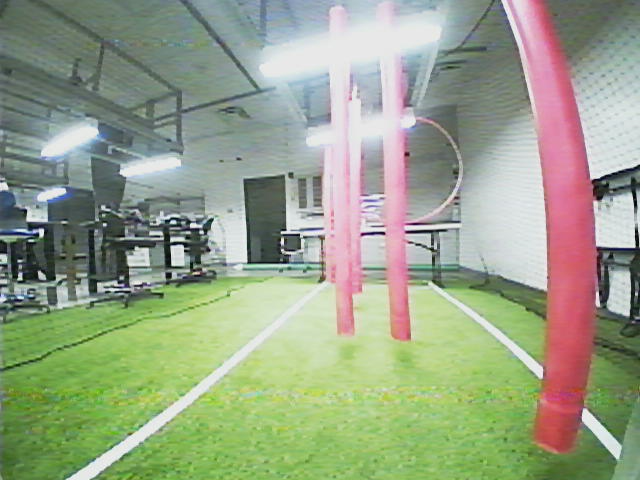
#> input picture wheresthered.png, 640 x 480 px
$ python image_process_test.py
#> lines starting #> are read from the running program, lines starting #| are printed output that depends on the picture; after the words box and inside, x2 and y2 are one past the last pixel; in counts of white or black regions, pixels touching at a corner belong together
import cv2

def red_filter(frame):
    hsv_frame = cv2.cvtColor(frame, cv2.COLOR_BGR2HSV)
    #      h s v
    llb = (0,3,0)
    ulb = (20,40,255)
    lb = (120, 3, 0)
    ub = (180, 255, 255)

    lowreds = cv2.inRange(hsv_frame, llb, ulb)
    highreds = cv2.inRange(hsv_frame, lb, ub)
    res = cv2.bitwise_or(lowreds, highreds)

    return res


frame = cv2.imread('wheresthered.png')
#> frame is the input picture: shape (480, 640, 3); mean B, G, R 136.4, 162, 151.6
while(True):
    blurred = cv2.GaussianBlur(frame,(7,7),0)
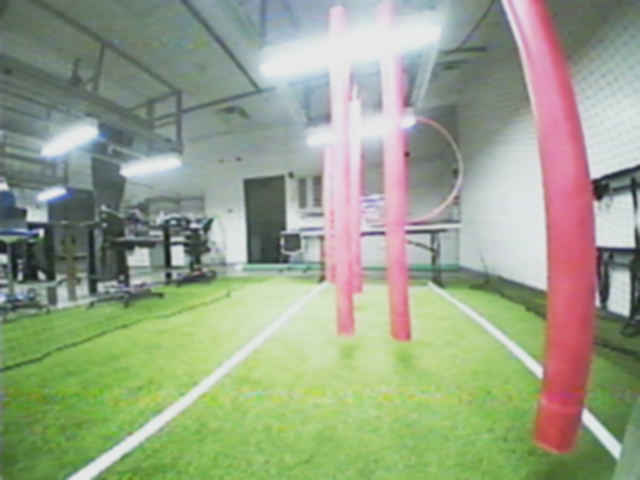
#> blurred: shape (480, 640, 3); mean B, G, R 136.4, 162, 151.6
    # dst = cv2.fastNlMeansDenoisingColored(frame,None,7,7,7,21)
    cv2.imshow('frame',frame)
    cv2.imshow('blurredimg',blurred)
    # cv2.imshow('denoised',dst)


    hsv_frame_gauss = red_filter(blurred)
#> in red_filter, `hsv_frame = cv2.cvtColor(frame, cv2.COLOR_BGR2HSV)`: hsv_frame: shape (480, 640, 3); mean H, S, V 75.7, 61.9, 171.4
#> in red_filter, `lowreds = cv2.inRange(hsv_frame, llb, ulb)`:
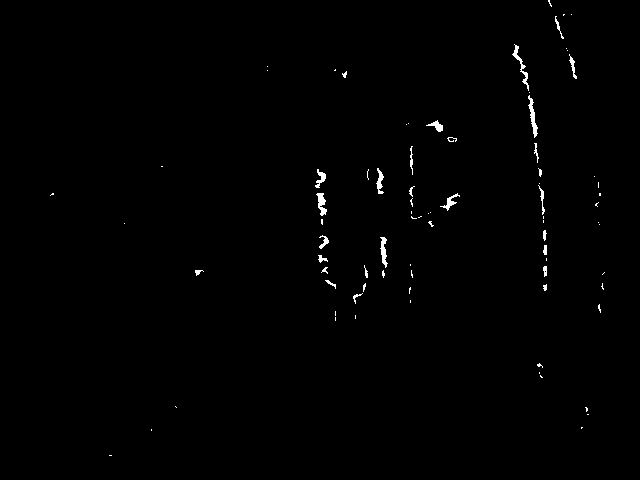
#> lowreds: shape (480, 640); 0.64% white; 82 white regions (54 under 20 px), largest, box (x1, y1, x2, y2) and area: (528, 95, 538, 138) 163, (512, 44, 529, 91) 156, (316, 193, 327, 216) 135
#> in red_filter, `highreds = cv2.inRange(hsv_frame, lb, ub)`:
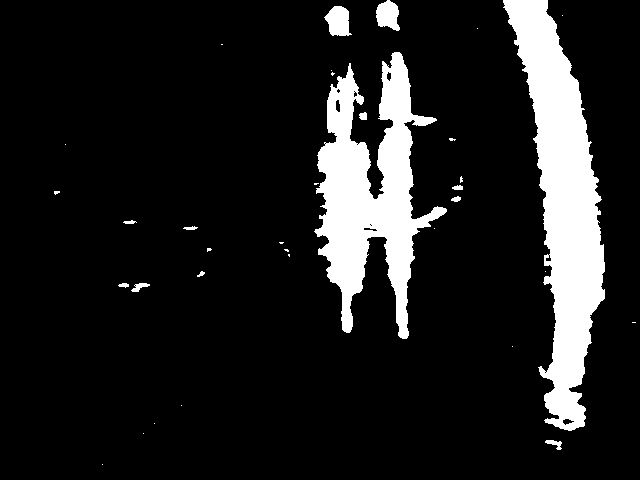
#> highreds: shape (480, 640); 12.4% white; 35 white regions (22 under 20 px), largest, box (x1, y1, x2, y2) and area: (503, 0, 605, 431) 19793, (314, 52, 447, 339) 16530, (324, 6, 352, 36) 589
#> in red_filter, `res = cv2.bitwise_or(lowreds, highreds)`:
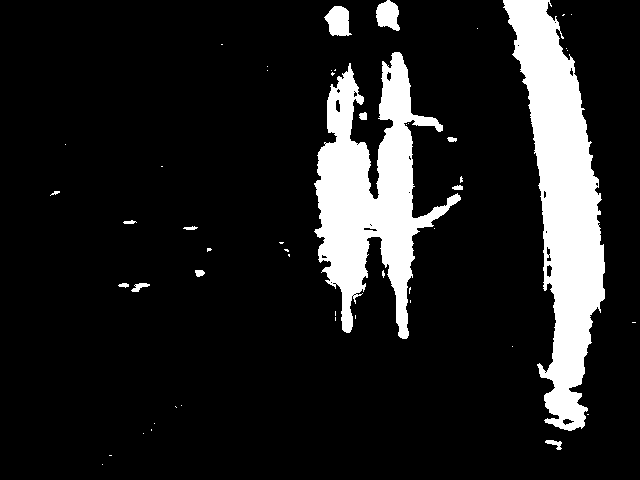
#> res: shape (480, 640); 13% white; 51 white regions (37 under 20 px), largest, box (x1, y1, x2, y2) and area: (503, 0, 605, 431) 20571, (314, 52, 461, 339) 17630, (324, 6, 352, 36) 589
    # hsv_frame_denoise = red_filter(dst)
    orig_res = red_filter(frame)
#> in red_filter (call 2), `hsv_frame = cv2.cvtColor(frame, cv2.COLOR_BGR2HSV)`: hsv_frame: shape (480, 640, 3); mean H, S, V 75.5, 63.1, 171.6
#> in red_filter (call 2), `lowreds = cv2.inRange(hsv_frame, llb, ulb)`:
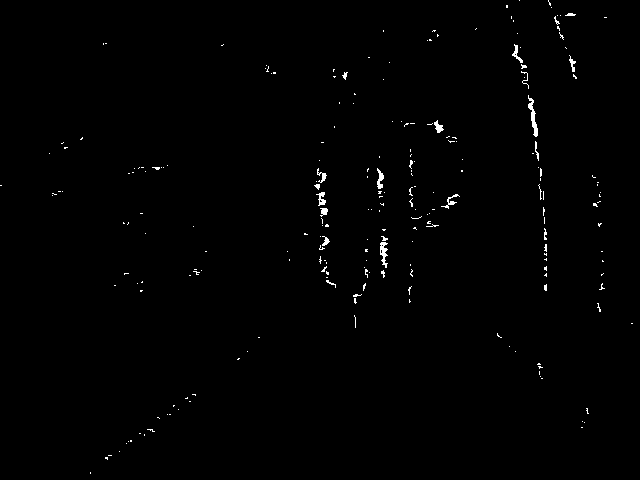
#> lowreds: shape (480, 640); 0.66% white in thin lines or dots
#> in red_filter (call 2), `highreds = cv2.inRange(hsv_frame, lb, ub)`:
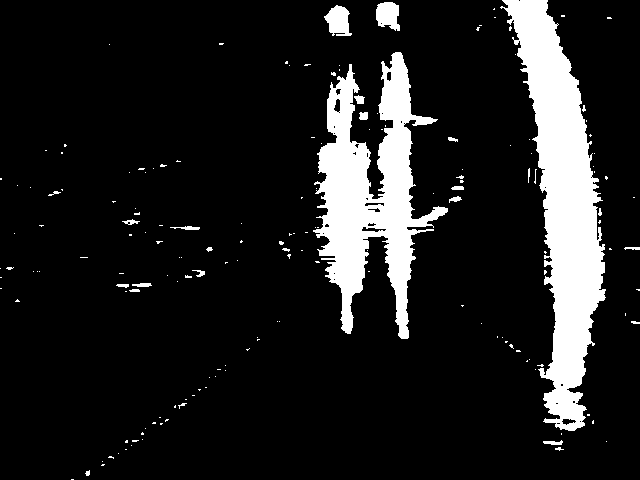
#> highreds: shape (480, 640); 12.4% white; 171 white regions (148 under 20 px), largest, box (x1, y1, x2, y2) and area: (500, 0, 606, 431) 19465, (313, 52, 448, 339) 16093, (324, 5, 352, 36) 576
#> in red_filter (call 2), `res = cv2.bitwise_or(lowreds, highreds)`:
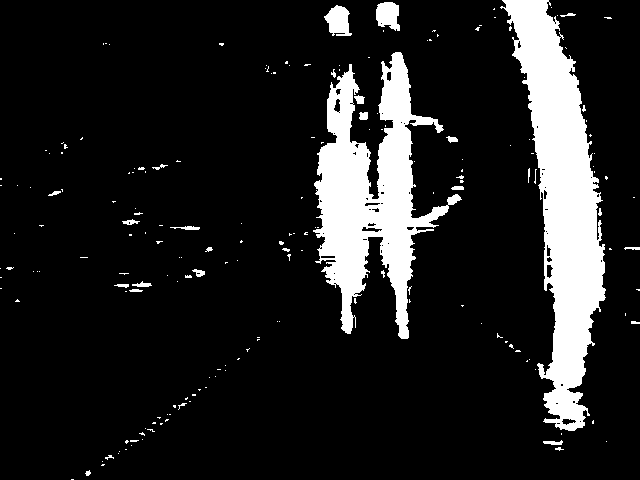
#> res: shape (480, 640); 13.1% white; 193 white regions (165 under 20 px), largest, box (x1, y1, x2, y2) and area: (500, 0, 606, 431) 20208, (313, 52, 462, 339) 17129, (324, 5, 352, 36) 576

    cv2.imshow('hsv_frame_gauss',hsv_frame_gauss)
    # cv2.imshow('hsv_frame_denoise', hsv_frame_denoise)
    # cv2.imshow('orig_res',orig_res)


    # Hit q to quit.
    if cv2.waitKey(1) & 0xFF == ord('q'):
#> (key q is pressed here)
        break

cv2.destroyAllWindows()
